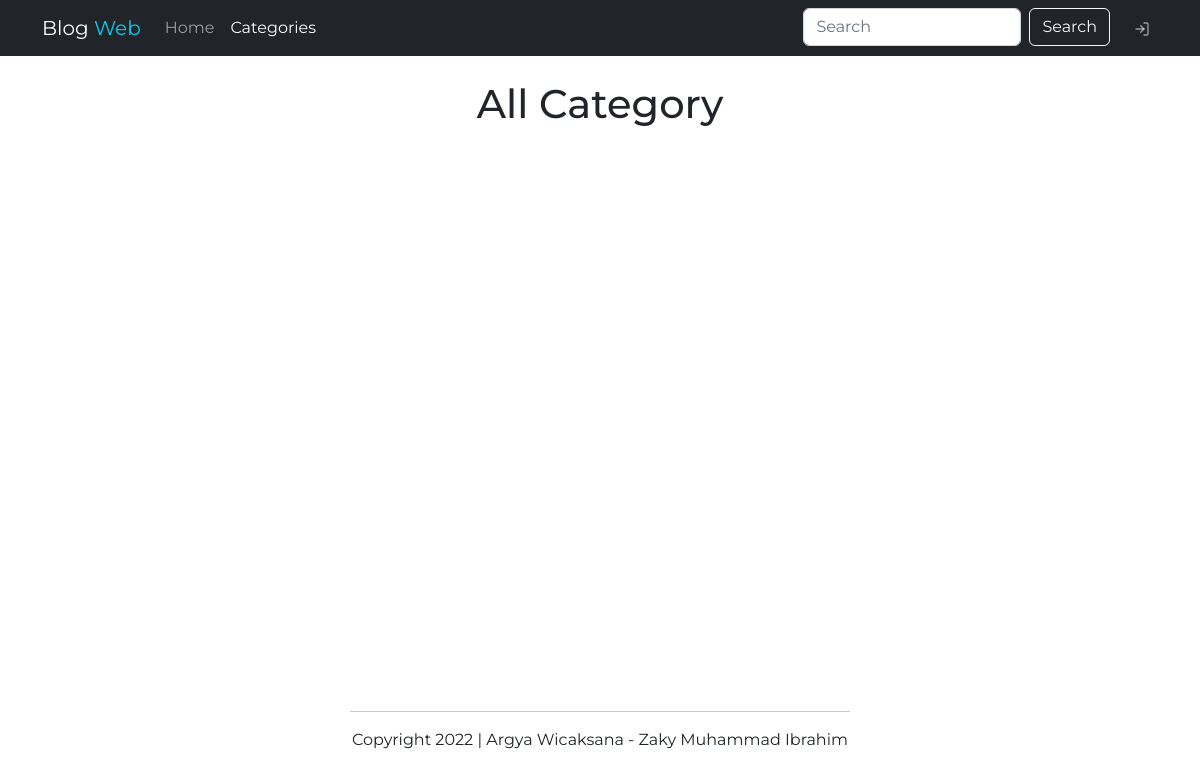
The app's page /categories.php, older data.
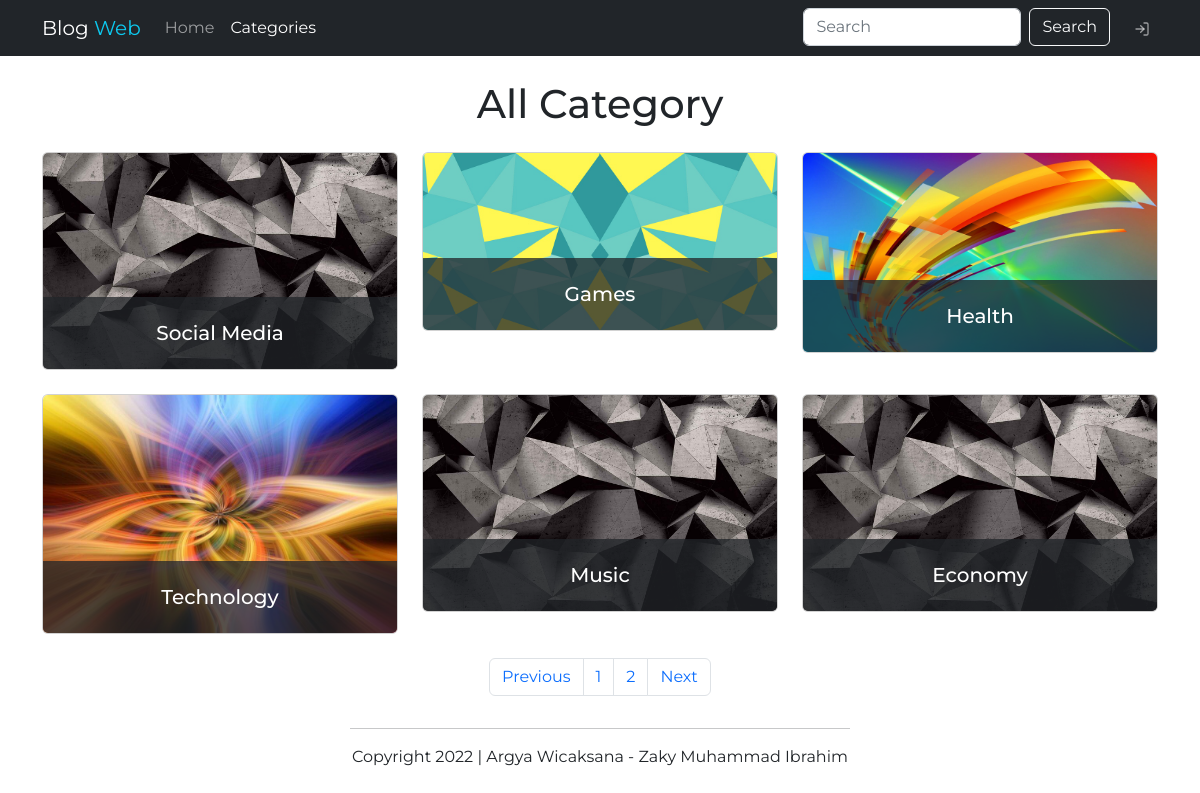
The same page, newer data.
### tables this page shows
CREATE TABLE `category` (
  `id` int(11) NOT NULL,
  `name` varchar(255) DEFAULT NULL
);

### categories.php (the view, shortened to what this page needs)
<?php include 'templates/header.php';
function randomImage()
{
    $images = glob('img/category/*');
    return $images[rand(0, count($images) - 1)];
}
?>
<main class="container mt-4">
    <h1 class="mb-4 text-center">All Category</h1>
    <div class="row">
        <?php
        $batas = 6;
        $halaman = isset($_GET['halaman']) ? (int)$_GET['halaman'] : 1;
        $halaman_awal = ($halaman > 1) ? ($halaman * $batas) - $batas : 0;
        $previous = $halaman - 1;
        $next = $halaman + 1;
        $sql = "SELECT id, name FROM category";
        $data = mysqli_query($connect, $sql);
        $jumlah_data = mysqli_num_rows($data);
        $total_halaman = ceil($jumlah_data / $batas);
        $query = "$sql limit $halaman_awal, $batas";
        $categories = mysqli_query($connect, $query);
        if (mysqli_num_rows($categories) > 0) {
            foreach ($categories as $category) {
        ?>
                <div class="col-md-4 mb-4">
                    <a href="index.php?c_id=<?= $category['id'] ?>&c_name=<?= $category['name'] ?>">
                        <div class="card overflow-hidden">
                            <img class="w-100" src="<?= randomImage() ?>" />
                            <div class="card-img-overlay d-flex align-items-end p-0">
                                <h5 class="card-title text-bg-dark text-center p-4 mb-0 flex-fill bg-opacity-75"><?= $category['name'] ?></h5>
                            </div>
                        </div>
                    </a>
                </div>
            <?php
            }
            ?>
            <nav>
                <ul class="pagination justify-content-center">
                    <li class="page-item">
                        <a class="page-link" <?php if ($halaman > 1) {
                                                    echo "href='?halaman=$previous'";
                                                } ?>>Previous</a>
                    </li>
                    <?php
                    for ($x = 1; $x <= $total_halaman; $x++) {
                    ?>
                        <li class="page-item"><a class="page-link" href="?halaman=<?= $x ?>"><?= $x; ?></a></li>
                    <?php
                    }
                    ?>
                    <li class="page-item">
                        <a class="page-link" <?php if ($halaman < $total_halaman) {
                                                    echo "href='?halaman=$next'";
                                                } ?>>Next</a>
                    </li>
                </ul>
            </nav>
        <?php
        }
        ?>
    </div>
</main>
<?php include 'templates/footer.php'; ?>

### templates/header.php (shortened to what this page needs)
<?php
$cek = 0;
?>
<!DOCTYPE html>
<html lang="en">
<head>
    <link href="https://cdn.jsdelivr.net/npm/bootstrap@5.2.2/dist/css/bootstrap.min.css" rel="stylesheet">
    <link rel="stylesheet" href="css/style.css?v=<?= time() ?>">
</head>
<body>
    <nav class="navbar navbar-dark navbar-expand-lg bg-dark sticky-top">
        <div class="container">
            <a class="navbar-brand" href="index.php">Blog <span class="text-info">Web</span></a>
            <div class="offcanvas offcanvas-end text-bg-dark" tabindex="-1" id="offcanvasNavbar" aria-labelledby="offcanvasNavbarLabel">
                <div class="offcanvas-body">
                    <ul class="navbar-nav me-auto mb-2 mb-lg-0">
                        <li class="nav-item">
                            <a class="nav-link <?= str_contains($_SERVER['SCRIPT_NAME'], 'index.php') ? 'active' : '' ?>" aria-current="page" href="index.php">Home</a>
                        </li>
                        <li class="nav-item">
                            <a class="nav-link <?= str_contains($_SERVER['SCRIPT_NAME'], 'categories.php') ? 'active' : '' ?>" href="categories.php">Categories</a>
                        </li>
                    </ul>
                    <ul class="navbar-nav ms-auto mb-2 mb-lg-0">
                        <li class="nav-item me-lg-3">
                            <form class="d-flex" role="search" action="index.php" method="GET">
                                <input class="form-control me-2" type="search" placeholder="Search" name="s" aria-label="Search">
                                <button class="btn btn-outline-light" type="submit">Search</button>
                            </form>
                        </li>
                        <?php
                        if ($cek != 1) {
                        ?>
                            <li class="nav-item">
                                <a class="nav-link" href="login.php" name="login">
                                    <i data-feather="log-in"></i>
                                </a>
                            </li>
                        <?php
                        }
                        ?>
                    </ul>
                </div>
            </div>
        </div>
    </nav>

### templates/footer.php (shortened to what this page needs)
<footer class="text-center d-flex flex-column justify-content-center">
    <hr class="align-self-center">
    <p>Copyright 2022 | Argya Wicaksana - Zaky Muhammad Ibrahim</p>
</footer>
</body>
</html>

### css/style.css (style rules this page uses)
* { font-family: 'Montserrat', sans-serif; }
.feather { width: 16px; height: 16px; }
main { min-height: calc(100vh - 73px - 56px - 56px); }
footer hr { width: 500px; }

Row changes from the older to the newer data that the page shows:
added category: name "Social Media"
added category: shows a picture, name "Games"
added category: shows a picture, name "Health"
added category: shows a picture, name "Technology"
added category: name "Music"
added category: name "Economy"
Text that changed along with them:
text now shown: "Previous Next"
new list line: "1"
new list line: "2"
